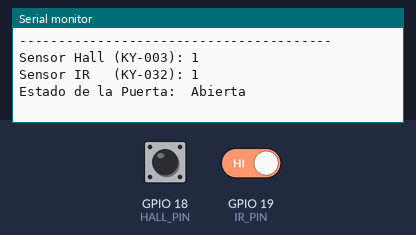
The sketch below on a simulated ESP32. Parts: the last lines printed to the serial monitor. The test bench sets the inputs (shaded band); at power-on: GPIO 18 (HALL_PIN) HIGH, GPIO 19 (IR_PIN) HIGH. WiFi joins after 1.5 s; servers stay silent unless stated; no MQTT or app messages arrive unless stated.

Above: at 2.7 s.
2.8 s: GPIO 18 (HALL_PIN) pulled LOW for 2.4 s
At 4.6 s:
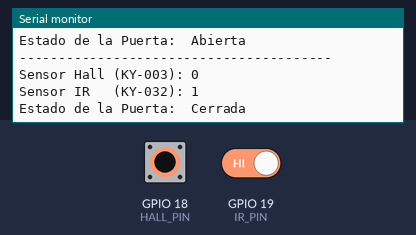
6.7 s: GPIO 19 (IR_PIN) driven LOW
At 9.0 s:
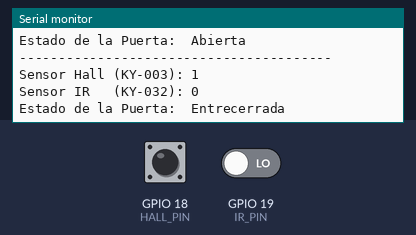

The sketch:

g2_puerta.ino
```cpp
/**
 * @file g2_puerta.ino
 * @brief Dispositivo ESP32 WROOM para control de seguridad (Puerta)
 * Sensores: KY-003 (Efecto Hall magnético) y KY-032 (Infrarrojo obstáculo)
 */

#include <WiFi.h>
#include <PubSubClient.h>

// ==========================================
// 1. CONFIGURACIÓN DE RED Y MQTT
// ==========================================
const char* ssid = "Red5";       // SSID del ESP32 que actúa como Broker
const char* password = "hola1234";   // Contraseña requerida
const char* mqtt_server = "192.168.2.59";   // IP por defecto del Access Point del Broker
const int mqtt_port = 1883;
const char* mqtt_user = "Proyecto1";
const char* mqtt_pass = "IoThab1t4cion*";

WiFiClient espClient;
PubSubClient client(espClient);

// ==========================================
// 2. DEFINICIÓN DE PINES Y VARIABLES
// ==========================================
#define HALL_PIN 18       // Pin digital conectado al KY-003 (Efecto Hall)
#define IR_PIN 19         // Pin digital conectado al KY-032 (Infrarrojo obstáculos)

unsigned long lastMsg = 0;
const long interval = 2000; // Intervalo de verificación en milisegundos (2 segundos)

// Variables para control de cambios de estado
int estadoHallAnt = -1;
int estadoIrAnt = -1;

// ==========================================
// 3. CONFIGURACIÓN DE CONEXIÓN WI-FI Y MQTT
// ==========================================
void setup_wifi() {
  delay(10);
  Serial.println();
  Serial.print("(g2_puerta) Conectando a la red Wi-Fi: ");
  Serial.println(ssid);

  WiFi.begin(ssid, password);

  while (WiFi.status() != WL_CONNECTED) {
    delay(500);
    Serial.print(".");
  }

  Serial.println("");
  Serial.println("¡Conectado a Wi-Fi exitosamente!");
  Serial.print("Dirección IP asignada: ");
  Serial.println(WiFi.localIP());
}

void reconnect() {
  while (!client.connected()) {
    Serial.print("Intentando conexión MQTT...");
    if (client.connect("ESP32Client_Puerta", mqtt_user, mqtt_pass)) {
      Serial.println("¡Conectado al Broker MQTT!");
    } else {
      Serial.print("Fallo, rc=");
      Serial.print(client.state());
      Serial.println(" Reintentando en 5 segundos...");
      delay(5000);
    }
  }
}

// ==========================================
// 4. CONFIGURACIÓN INICIAL (SETUP)
// ==========================================
void setup() {
  Serial.begin(115200);

  // Configurar pines de sensores como entrada
  pinMode(HALL_PIN, INPUT_PULLUP);
  pinMode(IR_PIN, INPUT);

  // Configurar red y servidor MQTT
  setup_wifi();
  client.setServer(mqtt_server, mqtt_port);
}

// ==========================================
// 5. BUCLE PRINCIPAL (LOOP)
// ==========================================
void loop() {
  if (!client.connected()) {
    reconnect();
  }
  client.loop();

  unsigned long now = millis();
  if (now - lastMsg > interval) {
    lastMsg = now;

    // Lectura de los sensores digitales
    int estadoHall = digitalRead(HALL_PIN); // LOW suele indicar imán cerca (puerta cerrada)
    int estadoIr = digitalRead(IR_PIN);     // Depende del ajuste del potenciómetro del KY-032 (LOW = detección de objeto próximo)

    // Lógica combinada para determinar el estado preciso de la puerta
    // Hall = Cerrada (contacto magnético activo), IR = Presencia cercana u obstáculo intermedio
    String estadoPuerta = "";

    if (estadoHall == LOW) {
      estadoPuerta = "Cerrada";
    } else if (estadoHall == HIGH && estadoIr == LOW) {
      estadoPuerta = "Entrecerrada";
    } else {
      estadoPuerta = "Abierta";
    }

    // Mostrar información por la consola serial
    Serial.println("----------------------------------------");
    Serial.print("Sensor Hall (KY-003): "); Serial.println(estadoHall);
    Serial.print("Sensor IR   (KY-032): "); Serial.println(estadoIr);
    Serial.print("Estado de la Puerta:  "); Serial.println(estadoPuerta);

    // Publicar estado actual vía MQTT
    client.publish("habitacion/puerta/estado", estadoPuerta.c_str());
  }
}
```

Measured:
- after the input at 2.8 s, the serial monitor: prints a new line after 1.2 s (image 1)
- after the input at 6.7 s, the serial monitor: prints a new line after 1.3 s (image 2)
